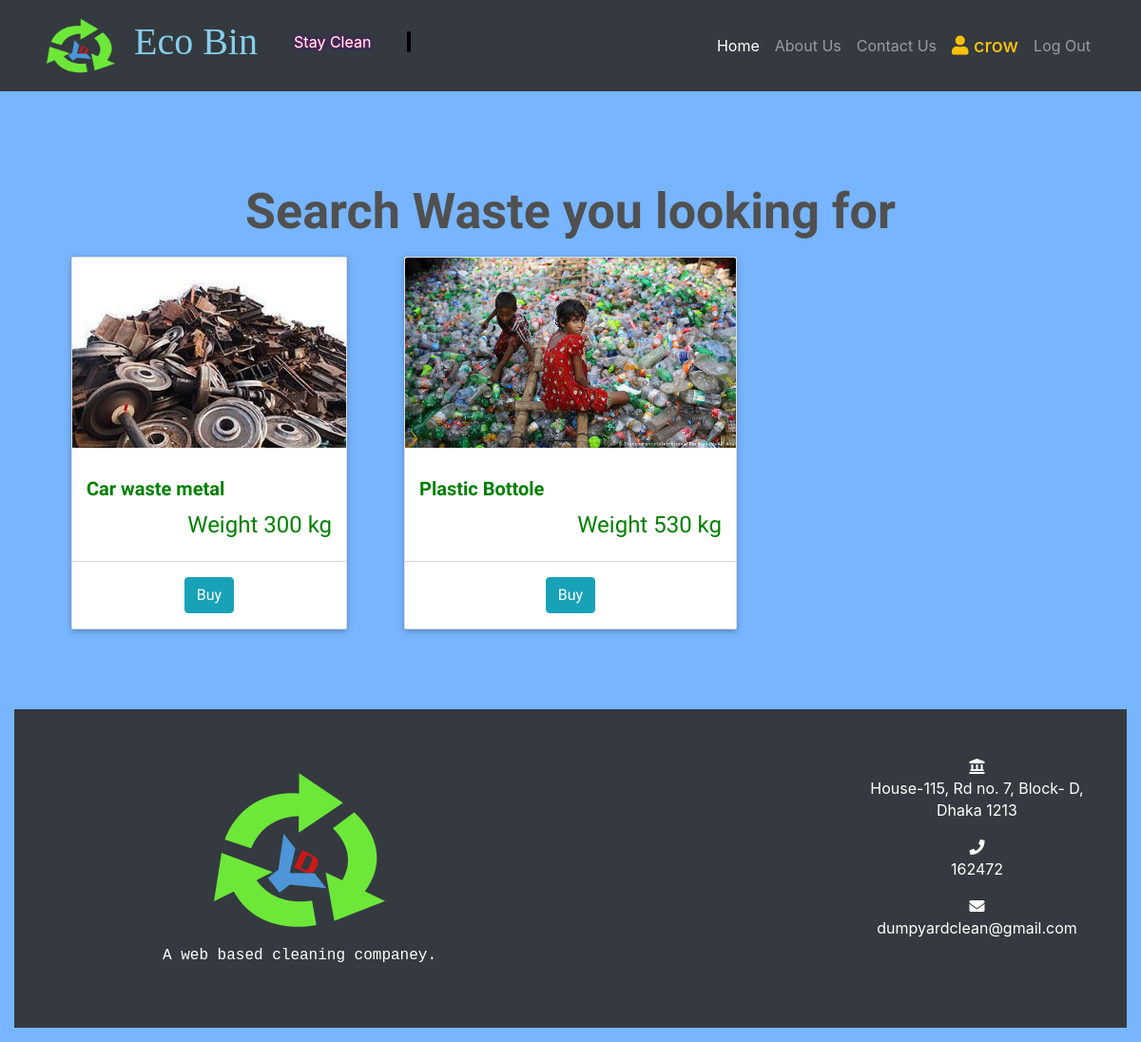
The app's page /display_garbage/ (signed in), older data.
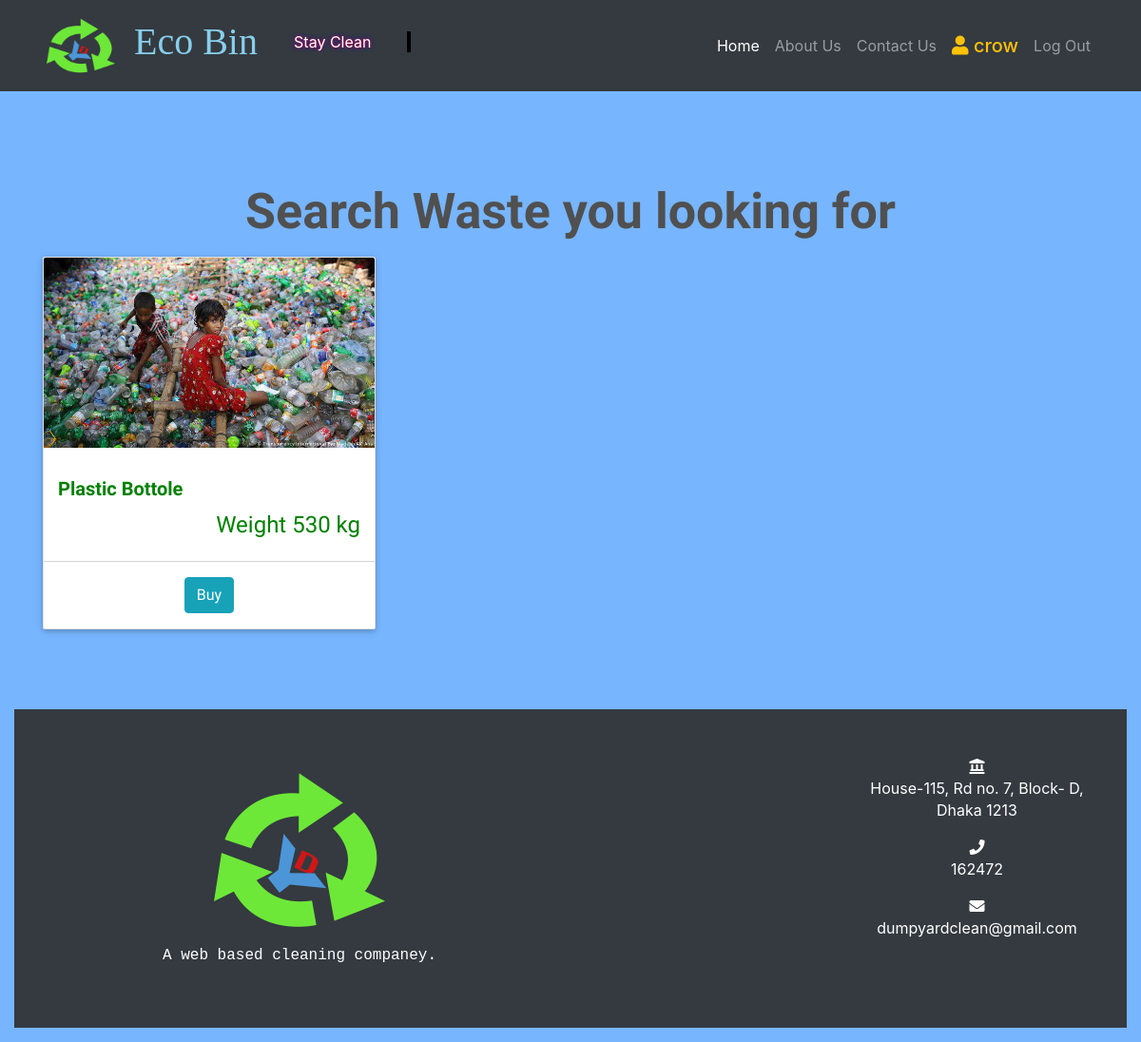
The same page, newer data.
### management/models.py (models this page shows, shortened)
class Garbage(models.Model):
    name=models.CharField(max_length=255,blank=False)
    desc=models.TextField(blank=False)
    status=models.BooleanField(default=False)
    weight=models.PositiveIntegerField(blank=True)
    image=models.ImageField(upload_to='')
    categoy=models.ForeignKey(GarbageCategory,on_delete=models.CASCADE)
    slug=models.SlugField(blank=True,unique=True)
    uploaded_by=models.IntegerField(default=0)

### management/views.py (the view)
# urls.py: path('display_garbage/',DisplayWasteView,name='display_garbage'),
def DisplayWasteView(request):
    if not request.user.is_authenticated:
        messages.add_message(request,messages.ERROR,'please login first')
        return redirect('homepage')
    if 1==request.user.account_type:
        messages.add_message(request, messages.ERROR,  'Your Account is Seller type please create a Buyer type Account to Buy Garbage')
        return redirect('homepage')
    context=dict()
    active_garbages=Garbage.objects.filter(status=True)
    context['garbages']=active_garbages
    context['loop_times'] = range(1, 4)
    return render(request,'display_waste.html',context)

### templates/display_waste.html (shortened to what this page needs)
{% extends 'base.html' %}
{% load static %}
{% block CSS %}
<link rel="stylesheet" href="{% static 'custom/css/display_waste.css' %}">
{% endblock CSS%}
{% block content %}
<section class="wrapper my-5">
     <div class="container-fostrap">
         <div class="mb-3">
             <h1 class="heading">
                Search Waste you looking for
             </h1>
         </div>
         <div class="content">
             <div class="container">
                 <div class="row">
                    {% for garbage in garbages %}
                         <div class="col-xs-12 col-sm-4 col-md-4">
                         <div class="card">
                              <p class="img-card">
                              <img src="{{garbage.image.url}}" alt="garbage"/>
                              </p>
                              <div class="card-content">
                                   <h4 class="card-title">
                                  {{garbage.name}}
                                   </h4>
                                   <div class="star-section pull-right">
                                   <h4> Weight {{garbage.weight}} kg </h4>
                                   </div>
                                   <div class="clearfix"></div>
                              </div>
                              <div class="card-read-more">
                                   <a href="{% url 'buy_garbage' garbage.slug garbage.id %}">
                                        <button id="detail_btn" class="btn btn-info my-3">Buy</button>
                                   </a>
                              </div>
                         </div>
                         </div>
                    {% endfor %}
                 </div>
             </div>
         </div>
     </div>
 </section>
{% endblock content %}

Row changes from the older to the newer data that the page shows:
no longer on this page (row edited): Garbage: image (picture), name "Car waste metal", weight "300"
changed Garbage "Plastic Bottole": image: a different picture
